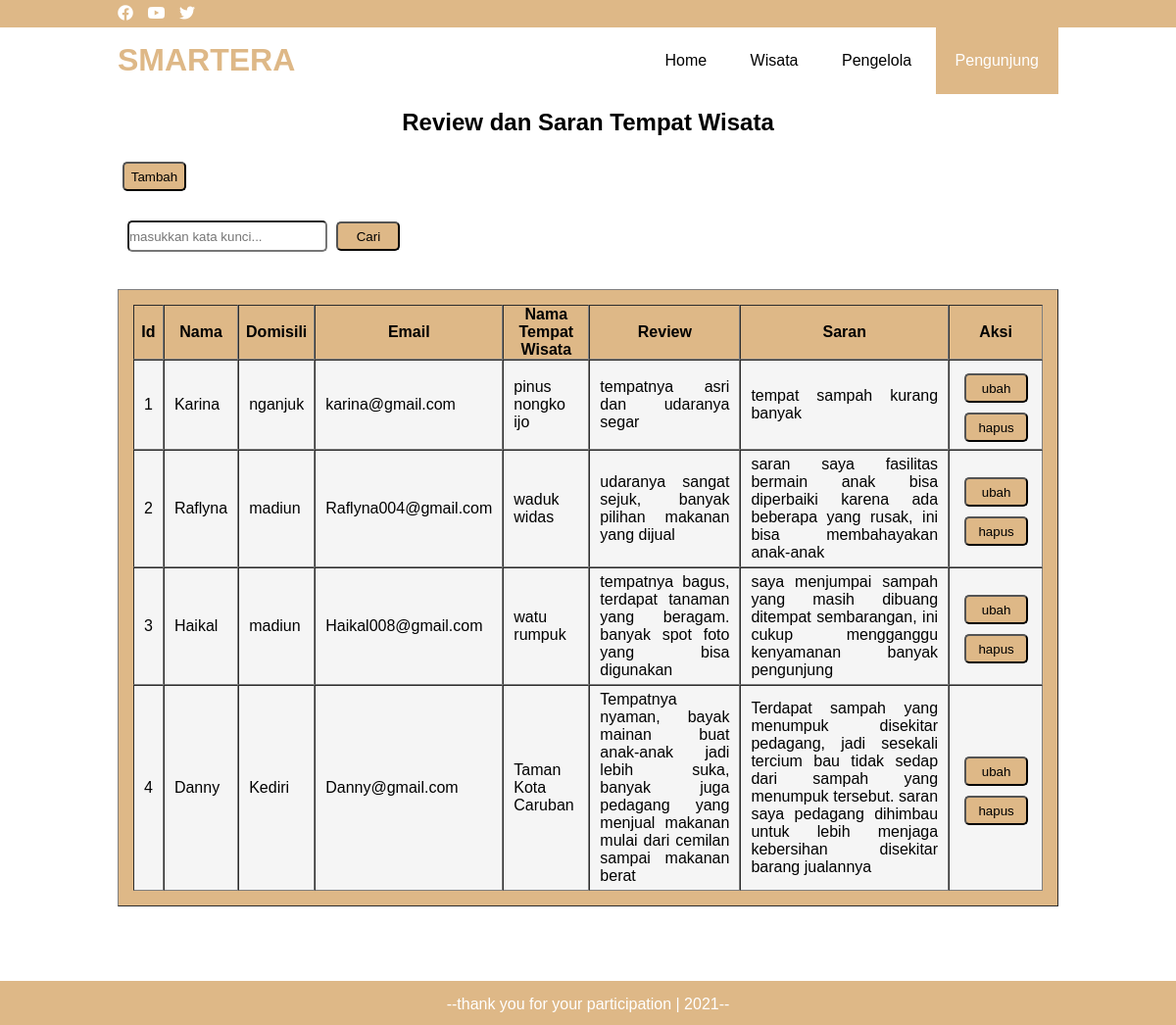
The app's page /pengunjung/index.php with its own data.
### tables this page shows
CREATE TABLE `tb_pengelolaan` (
  `id` int(11) NOT NULL,
  `nama` varchar(20) NOT NULL,
  `domisili` varchar(200) NOT NULL,
  `email` varchar(100) NOT NULL,
  `nama_tempatwisata` varchar(200) NOT NULL,
  `review` text NOT NULL,
  `saran` text NOT NULL
);

### pengunjung/functions.php (called while the page is built, shortened)
<?php
$conn = mysqli_connect('localhost', 'root', '', 'db_wisata');
function query($query)
{
    global $conn;
    $result = mysqli_query($conn, $query);
    $rows = [];
    while ($row = mysqli_fetch_assoc($result)){
        $rows[] = $row;
    }
    return $rows;
}

### pengunjung/index.php (the view, shortened to what this page needs)
<?php
require 'functions.php';
$rows = query("SELECT * FROM tb_pengelolaan");
?>
<!DOCTYPE html>
<html lang="en">
<head>
    <link rel="stylesheet" href="styleindex.css">
    <link rel="stylesheet" href="https://cdnjs.cloudflare.com/ajax/libs/font-awesome/5.15.2/css/all.min.css">
</head>
<body>
    <div class="website">
        <div class="container">
            <ul>
                <li><a href="https://web.facebook.com/"><i class="fab fa-facebook"></i></a></li>
                <li><a href="https://www.youtube.com/"><i class="fab fa-youtube"></i></a></li>
                <li><a href="https://twitter.com/"><i class="fab fa-twitter"></i></a></li>
            </ul>
        </div>
    </div>
    <header>
        <div class="container">
            <h1><a href="../index.php">SMARTERA</a></h1>
            <ul>
                <li><a href="../index.php">Home</a></li>
                <li><a href="../wisata.php">Wisata</a></li>
                <li><a href="../pengelola/login.php">Pengelola</a></li>
                <li class="active"><a href="index.php">Pengunjung</a></li>
            </ul>
        </div>
    </header>
    <section>
    <div class="container">
        <h2 align="center" >Review dan Saran Tempat Wisata</h1>
        <form action="" method="post">
        <br>
        <button>
            <tr><a href="tambah.php">Tambah</a></tr>
        </button>
        <br>
        <br>
    <form action="" method="post">
        <input type="text" name="keyword" id="keyword" autofocus placeholder="masukkan kata kunci...">
        <button type="submit" name="cari">Cari</button>
    </form>
    <br>
    <table  border="1" cellspacing="0" class="table">
        <thead>
            <th width="20px">Id</th>
            <th>Nama</th>
            <th>Domisili</th>
            <th>Email</th>
            <th>Nama Tempat Wisata</th>
            <th>Review</th>
            <th>Saran</th>
            <th>Aksi</th>
        </thead>
        <tbody>
            <?php foreach ($rows as $row) : ?>
                <tr bgcolor="#F0E68C">
                    <td><?php echo $row["id"] ?></td>
                    <td><?php echo $row["nama"] ?></td>
                    <td><?php echo $row["domisili"] ?></td>
                    <td><?php echo $row["email"] ?></td>
                    <td><?php echo $row["nama_tempatwisata"] ?></td>
                    <td><?php echo $row["review"] ?></td>
                    <td><?php echo $row["saran"] ?></td>
                    <td>
                        <button> <a href="ubah.php?id=<?php echo $row["id"] ?>"
                        onclick="return confirm('Apakah anda yakin akan mengubah data?')">ubah </a></button>
                        <button> <a href="hapus.php?id=<?php echo $row["id"] ?>"
                        onclick="return confirm('Apakah anda yakin akan menghapus data?')">hapus </a></button>
                    </td>
                </tr>
            <?php endforeach; ?>
        </tbody>
    </table>
    </div>
    <br>
    <div class="footer">
        <p class="made">--thank you for your participation | 2021--</p>
    </div>
</body>
</html>

### pengunjung/styleindex.css (style rules this page uses)
* { padding: 0; margin: 0; font-family: sans-serif; }
a { color: inherit; text-decoration: none; }
.website { padding: 5px 0; background-color: burlywood; }
.website ul li { display: inline-block; color: white; margin-right: 10px; }
.container { width: 80%; margin: 0 auto; }
.container::after { content: ''; display: block; clear: both; }
header h1 { float: left; padding: 15px 0; color: burlywood; }
header ul { float: right; }
header ul li { display: inline-block; }
header ul li a { padding: 25px 20px; display: inline-block; }
.active { background-color: burlywood; color: white; }
.footer { height: 30px; background-color: burlywood; text-align: center; padding-top: 15px; margin-top: 58px; }
.footer .made { color: white; }
button { background: burlywood; border-radius: 5px; cursor: pointer; color: black; font-family: sans-serif; height: 30px; margin-top: 8px; margin-bottom: 2px; width: 65px; margin-left: 5px; }
table { margin: auto; padding: 60px; padding: 15px; border-collapse: inherit; width: 100%; background-color: burlywood; }
tbody tr td { background-color: whitesmoke; }
.table tr { height: 30px; }
.table tr td { padding: 5px 10px; text-align: justify; }
input { border-radius: 5px; height: 28px; width: 200px; margin-top: 10px; margin-bottom: 20px; margin-left: 10px; }
h2 { margin-top: 15px; }

### records on screen
tb_pengelolaan: id "1", nama "Karina", domisili "nganjuk", email "karina@gmail.com", nama_tempatwisata "pinus nongko ijo", review "tempatnya asri dan udaranya segar", saran "tempat sampah kurang banyak"
tb_pengelolaan: id "2", nama "Raflyna", domisili "madiun", email "Raflyna004@gmail.com", nama_tempatwisata "waduk widas", review "udaranya sangat sejuk, banyak pilihan makanan yang dijual", saran "saran saya fasilitas bermain anak bisa diperbaiki karena ada beberapa yang rusak, ini bisa membahayakan anak-anak"
tb_pengelolaan: id "3", nama "Haikal", domisili "madiun", email "Haikal008@gmail.com", nama_tempatwisata "watu rumpuk", review "tempatnya bagus, terdapat tanaman yang beragam. banyak spot foto yang bisa digunakan", saran "saya menjumpai sampah yang masih dibuang ditempat sembarangan, ini cukup mengganggu kenyamanan banyak pengunjung"
tb_pengelolaan: id "4", nama "Danny", domisili "Kediri", email "Danny@gmail.com", nama_tempatwisata "Taman Kota Caruban", review "Tempatnya nyaman, bayak mainan buat anak-anak jadi lebih suka, banyak juga pedagang yang menjual makanan mulai dari cemilan sampai makanan berat", saran "Terdapat sampah yang menumpuk disekitar pedagang, jadi sesekali tercium bau tidak sedap dari sampah yang menumpuk tersebut. saran saya pedagang dihimbau untuk lebih menjaga kebersihan disekitar barang jualannya"
